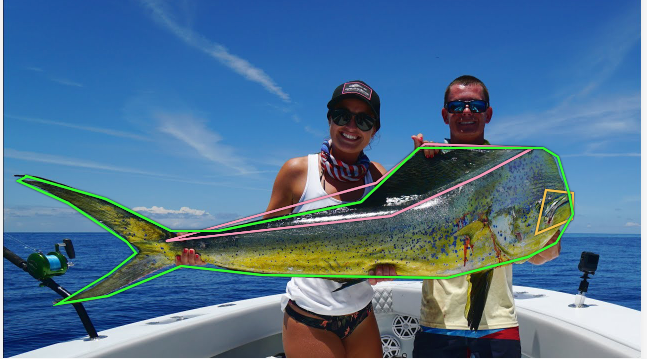
#> input picture Apps/sdc/fishpix2.png, 647 x 359 px
$ python fixpix.py
#> lines starting #> are read from the running program, lines starting #| are printed output that depends on the picture
import cv2
import time
import numpy as np

from matplotlib import pyplot as plt

img = cv2.imread('fishpix2.png',0)
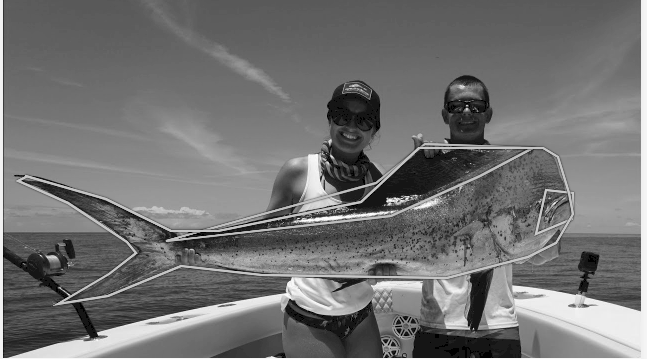
#> img: shape (359, 647); min 0, max 255, mean 114.2

blur = cv2.GaussianBlur(img, (5,5), 0)
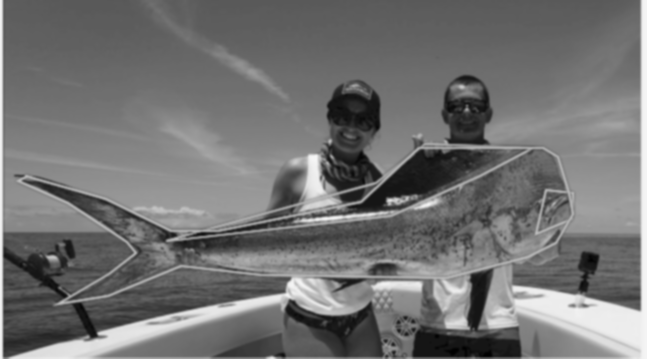
#> blur: shape (359, 647); min 0, max 246, mean 114.1

edges = cv2.Canny(blur,30,200)
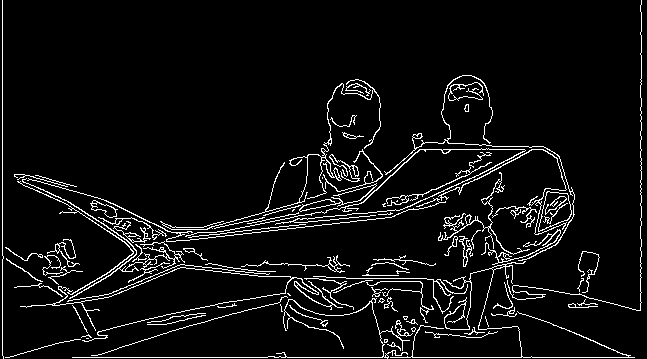
#> edges: shape (359, 647); 6% white in thin lines or dots

plt.subplot(121),plt.imshow(img,cmap = 'gray')
plt.title('Original Image'), plt.xticks([]), plt.yticks([])


plt.subplot(122),plt.imshow(edges,cmap = 'gray')
plt.title('Edge Image'), plt.xticks([]), plt.yticks([])

plt.show()
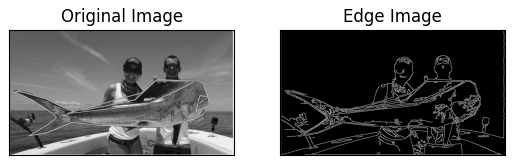
#> figure drawn by matplotlib, 2 panels

$ run again, with Apps/sdc/download.png copied over Apps/sdc/fishpix2.png
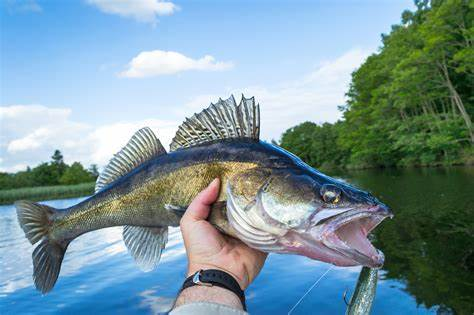
#> input picture Apps/sdc/download.png, 474 x 315 px
#> `edges = cv2.Canny(blur,30,200)`:
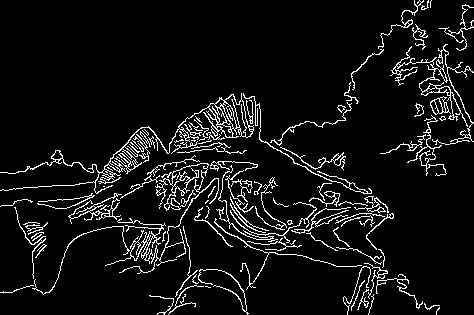
#> edges: shape (315, 474); 7.2% white in thin lines or dots
#> `plt.show()`:
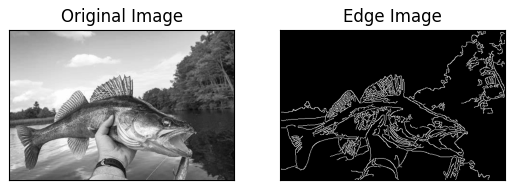
#> figure drawn by matplotlib, 2 panels
